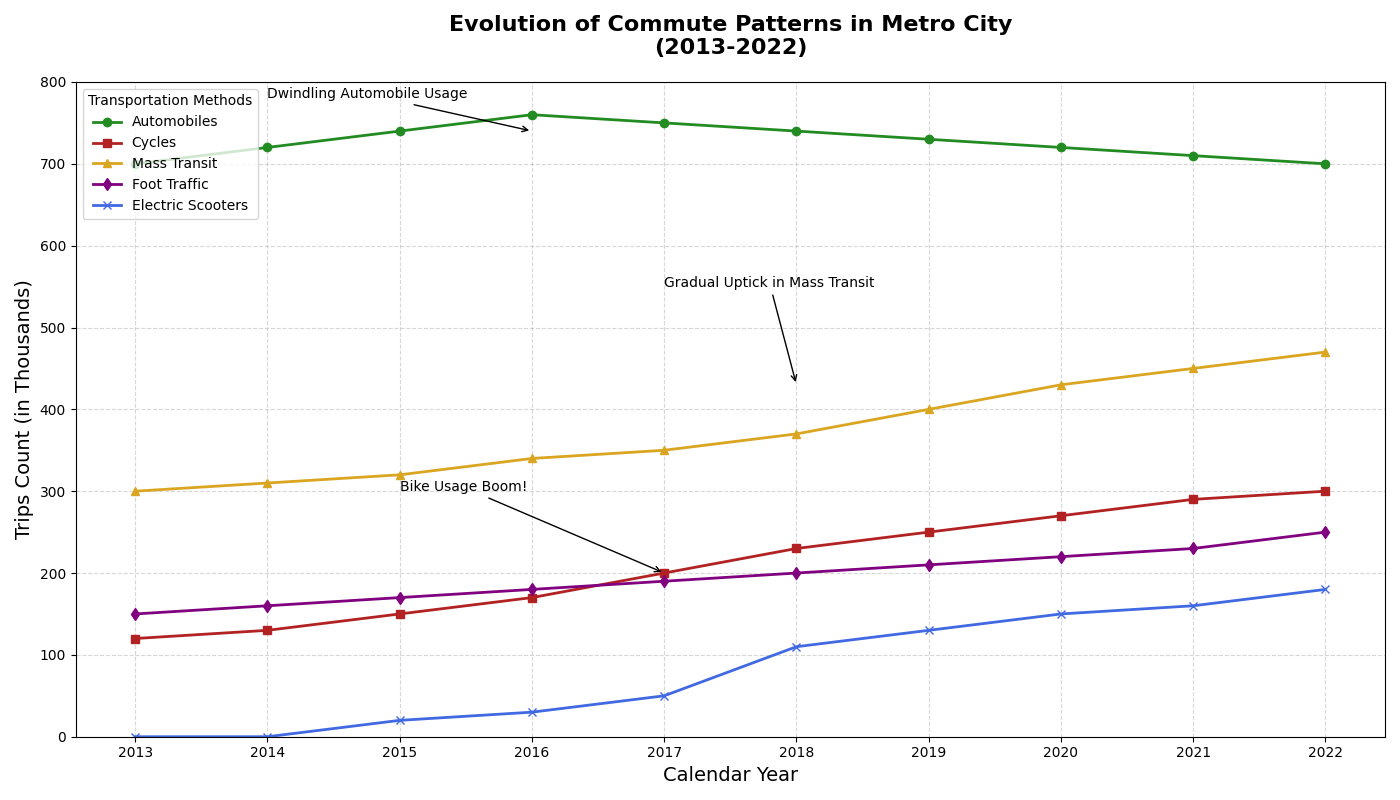

The script that drew this image:
import matplotlib.pyplot as plt
import numpy as np

years = np.arange(2013, 2023)

cars_usage = [700, 720, 740, 760, 750, 740, 730, 720, 710, 700]
bicycles_usage = [120, 130, 150, 170, 200, 230, 250, 270, 290, 300]
public_transit_usage = [300, 310, 320, 340, 350, 370, 400, 430, 450, 470]
walking_usage = [150, 160, 170, 180, 190, 200, 210, 220, 230, 250]
scooters_usage = [0, 0, 20, 30, 50, 110, 130, 150, 160, 180]

fig, ax = plt.subplots(figsize=(14, 8))

ax.plot(years, cars_usage, label='Automobiles', marker='o', linestyle='-', linewidth=2, color='forestgreen')
ax.plot(years, bicycles_usage, label='Cycles', marker='s', linestyle='-', linewidth=2, color='firebrick')
ax.plot(years, public_transit_usage, label='Mass Transit', marker='^', linestyle='-', linewidth=2, color='goldenrod')
ax.plot(years, walking_usage, label='Foot Traffic', marker='d', linestyle='-', linewidth=2, color='purple')
ax.plot(years, scooters_usage, label='Electric Scooters', marker='x', linestyle='-', linewidth=2, color='royalblue')

ax.set_title('Evolution of Commute Patterns in Metro City\n(2013-2022)', fontsize=16, fontweight='bold', pad=20)
ax.set_xlabel('Calendar Year', fontsize=14)
ax.set_ylabel('Trips Count (in Thousands)', fontsize=14)
ax.set_xticks(years)
ax.set_ylim(0, 800)

ax.grid(True, linestyle='--', alpha=0.5)

ax.legend(title='Transportation Methods', loc='upper left')

ax.annotate('Bike Usage Boom!', xy=(2017, 200), xytext=(2015, 300),
            arrowprops=dict(facecolor='black', arrowstyle='->'), fontsize=10)
ax.annotate('Gradual Uptick in Mass Transit', xy=(2018, 430), xytext=(2017, 550),
            arrowprops=dict(facecolor='black', arrowstyle='->'), fontsize=10)
ax.annotate('Dwindling Automobile Usage', xy=(2016, 740), xytext=(2014, 780),
            arrowprops=dict(facecolor='black', arrowstyle='->'), fontsize=10)

plt.tight_layout()

plt.show()
